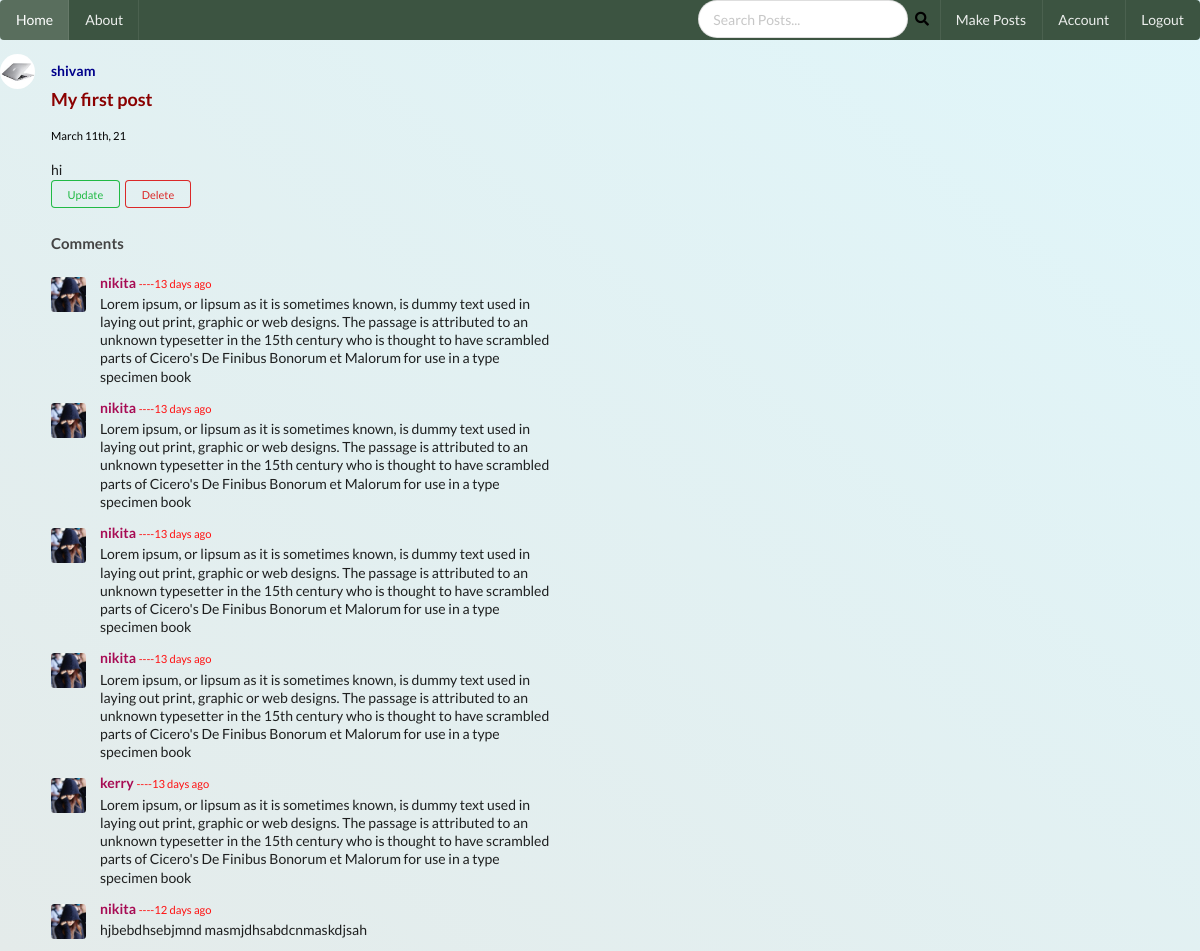
Page /post/3 (signed in) on the committed database.
### social_media/models.py (models this page shows, shortened)
class User(db.Model, UserMixin):
    id = db.Column(db.Integer, primary_key = True)
    username = db.Column(db.String(20), nullable = False, unique = True)
    email = db.Column(db.String(50), nullable = False, unique = True)
    image_file =db.Column(db.String(20), nullable = False, default = 'default.jpg')
    password = db.Column(db.String(60), nullable = False)
    posts = db.relationship("Post", backref ='author', lazy = True,cascade="all,delete")
    last_seen = db.Column(db.DateTime, default = datetime.utcnow)
    followed = db.relationship(
        'User', secondary = followers,
        primaryjoin = (followers.c.follower_id == id),
        secondaryjoin = (followers.c.followed_id == id),
        backref = db.backref('followers', lazy ='dynamic'), lazy = 'dynamic')

class Post(db.Model):
    __searchable__=['content']
    id = db.Column(db.Integer, primary_key = True)
    title = db.Column(db.String(100),nullable=False)
    date_posted = db.Column(db.DateTime, nullable=False, default = datetime.utcnow)
    content = db.Column(db.Text, nullable = False)
    user_id = db.Column(db.Integer, db.ForeignKey('user.id'), nullable=False)
    comments = db.relationship('Comment', backref = 'article', lazy = True, cascade="all,delete")

class Comment(db.Model):
    id = db.Column(db.Integer, primary_key = True)
    commented_user = db.Column(db.String(20),nullable=True)
    body = db.Column(db.String(60), nullable=False)
    timestamp = db.Column(db.DateTime, nullable=False, default=datetime.utcnow)
    post_id = db.Column(db.Integer, db.ForeignKey('post.id'),nullable = False)

### social_media/post/routes.py (the view)
@posts.route('/post/<int:post_id>')
@login_required
def post(post_id):
    post = Post.query.get_or_404(post_id)
    return render_template('post.html', title = post.title, post =post)

### social_media/models.py (called while the page is built)
@login_manager.user_loader
def load_user(user_id):
    return User.query.get(int(user_id))

### social_media/templates/post.html (shortened to what this page needs)
{% extends 'base.html' %}
{% block content %}
<div class="ui feed">
    <div class="event" >
      <div class="label">
        <img class="ui small circular image" src="{{ url_for('static', filename = 'profile/' + post.author.image_file) }}">
      </div>
      <div class="content">
        <div class="summary">
          <a class="user" style="color: darkblue;" href="{{ url_for('users.user_posts_info',username = post.author.username ) }}">
            {{ post.author.username }}
          </a>
        </div>
        <div class="extra text">
          <h3><a  href="{{ url_for('posts.post', post_id = post.id) }}" style="color: darkred;">{{ post.title }}</a></h3>
         <p>  <small style="color: black;">{{ moment(post.date_posted).format("MMMM Do, YY") }}</small>
          </p>
         <div class="text">
          {{ post.content }}
         </div>
      {% if post.author == current_user %}
      <div>
          <a class="ui mini positive basic button" href="{{ url_for('posts.post_update',post_id = post.id) }}">Update</a>
          <button class="ui mini negative basic button" href="#" onclick="return renderModal()">Delete</button>
        </div>
        {% else %}
        </div>
  <div>
        <a  style="margin-top: 1%;" class="ui mini positive basic button" href="{{ url_for('comments.post_comment', post_id = post.id) }}" ><i class="fas fa-comments"></i></a>
      </div>
        {% endif %}
        {% if post.comments %}
            <h4>Comments</h4>
            <div class="ui comments">
              {% for comment in post.comments %}
              <div class="comment">
                <a class="avatar">
                  <img src="{{ url_for('static', filename = 'profile/' + 'default.jpg') }}">
                </a>
                <div class="content">
                  <a class="author" href="{{ url_for('users.user_posts_info',username = comment.commented_user ) }}" style="color: rgb(167, 12, 84);">{{ comment.commented_user }}</a>
                 <small style="color: rgb(255, 17, 17);">----{{ moment(comment.timestamp).fromNow() }}</small>
                  <div class="text">
                    {{ comment.body }}
                  </div>
                  </div>
                  {% endfor %}
                  </div>
        {% endif %}
      </div>
{% endblock %}

### social_media/static/css/style.css (style rules this page uses)
body { background: linear-gradient(to right top, #e4ebea, #e0f6fa); color: #333333; }
h1, h2, h3, h4, h5, h6 { color: #444444; }

### rows in the picture
User: image_file (picture), author.username "shivam"
Post: title "My first post", date_posted "March 11th, 21", content "hi"
Comment: commented_user "nikita", timestamp "13 days ago", body "Lorem ipsum, or lipsum as it is sometimes known, is dummy text used in laying out print, graphic or web designs. The passage is attributed to an unknown typesetter in the 15th century who is thought to have scrambled parts of Cicero's De Finibus Bonorum et Malorum for use in a type specimen book"
Comment: commented_user "nikita", timestamp "13 days ago", body "Lorem ipsum, or lipsum as it is sometimes known, is dummy text used in laying out print, graphic or web designs. The passage is attributed to an unknown typesetter in the 15th century who is thought to have scrambled parts of Cicero's De Finibus Bonorum et Malorum for use in a type specimen book"
Comment: commented_user "nikita", timestamp "13 days ago", body "Lorem ipsum, or lipsum as it is sometimes known, is dummy text used in laying out print, graphic or web designs. The passage is attributed to an unknown typesetter in the 15th century who is thought to have scrambled parts of Cicero's De Finibus Bonorum et Malorum for use in a type specimen book"
Comment: commented_user "nikita", timestamp "13 days ago", body "Lorem ipsum, or lipsum as it is sometimes known, is dummy text used in laying out print, graphic or web designs. The passage is attributed to an unknown typesetter in the 15th century who is thought to have scrambled parts of Cicero's De Finibus Bonorum et Malorum for use in a type specimen book"
Comment: commented_user "kerry", timestamp "13 days ago", body "Lorem ipsum, or lipsum as it is sometimes known, is dummy text used in laying out print, graphic or web designs. The passage is attributed to an unknown typesetter in the 15th century who is thought to have scrambled parts of Cicero's De Finibus Bonorum et Malorum for use in a type specimen book"
Comment: commented_user "nikita", timestamp "12 days ago", body "hjbebdhsebjmnd masmjdhsabdcnmaskdjsah"
